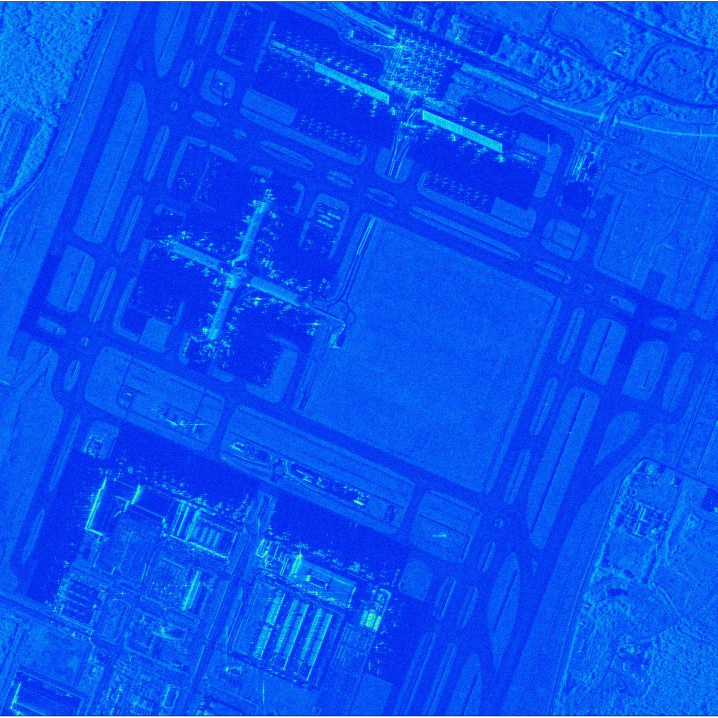
#> input picture python/Chapter6/ICEYE_Harris_1.jpg, 1435 x 1435 px (shown at 1/2 size)
$ jupyter execute harris_corner_example.ipynb   (text cells are left out)
#> lines starting #> are read from the running program, lines starting #| are printed output that depends on the picture; after the words box and inside, x2 and y2 are one past the last pixel; in counts of white or black regions, pixels touching at a corner belong together; pictures that were not available may be replaced by others from this repository, and a replacement may not be noted
[cell 1]
import cv2

import numpy as np

[cell 2]
def imshow(image, windowName, nx, ny):
    cv2.namedWindow(windowName, cv2.WINDOW_NORMAL)    # Create a new named window
    cv2.moveWindow(windowName, 0, 0)                  # Put window @ (0, 0)
    cv2.imshow(windowName, image)                     # Display the image
    cv2.resizeWindow(windowName, nx, ny)              # Resize the window

[cell 3]
image1 = cv2.imread('ICEYE_Harris_1.jpg')
#> image1 is the input picture: shape (1435, 1435, 3); mean B, G, R 240.5, 80.1, 8.5

image2 = cv2.imread('ICEYE_Harris_2.jpg')
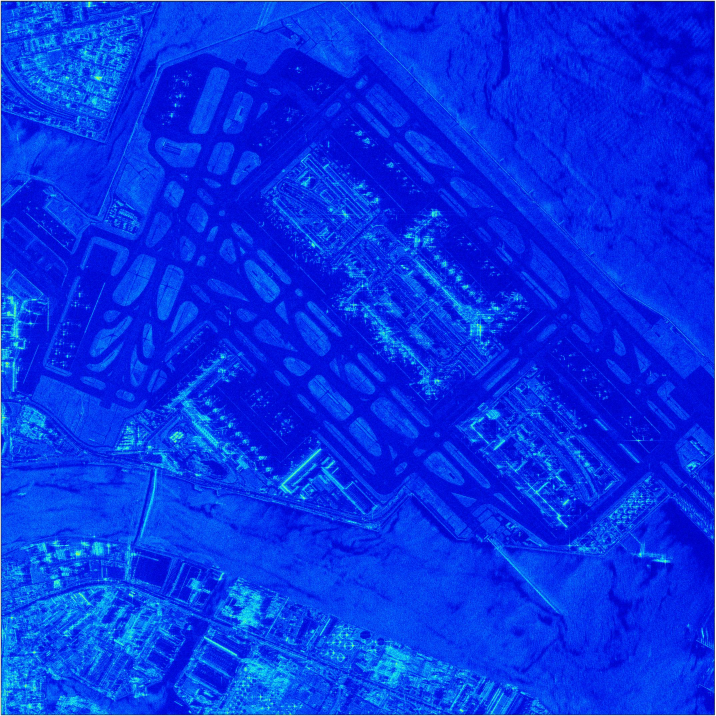
#> input picture python/Chapter6/ICEYE_ORB.jpg, 2147 x 2148 px, given in place of ICEYE_Harris_2.jpg, which was not available (shown at 1/3 size)
#> image2 is the input picture: shape (2148, 2147, 3); mean B, G, R 231.9, 49.9, 6.7

[cell 4]
image2_gray = cv2.cvtColor(image1, cv2.COLOR_BGR2GRAY).astype(np.float32)
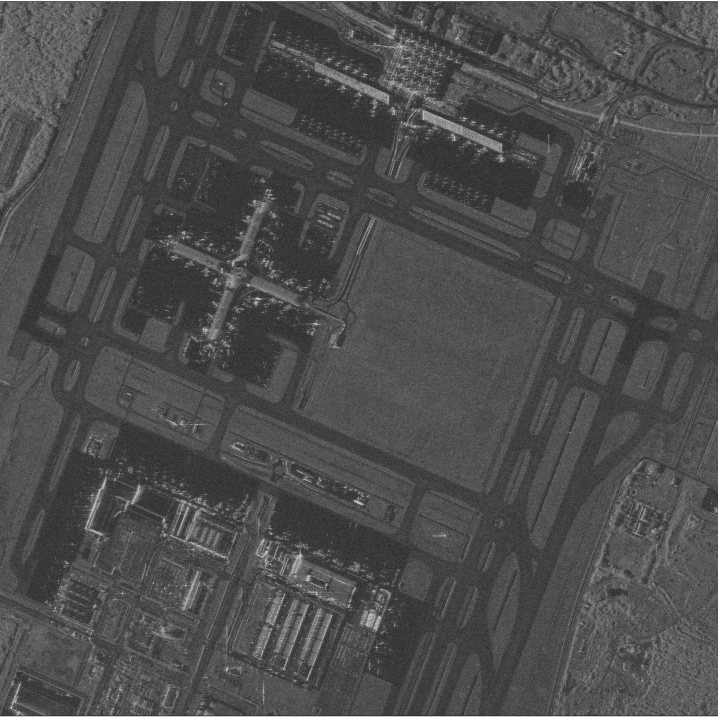
#> image2_gray: shape (1435, 1435) float32 (shown at 1/2 size); min 17, max 255, mean 77

image1_gray = cv2.cvtColor(image2, cv2.COLOR_BGR2GRAY).astype(np.float32)
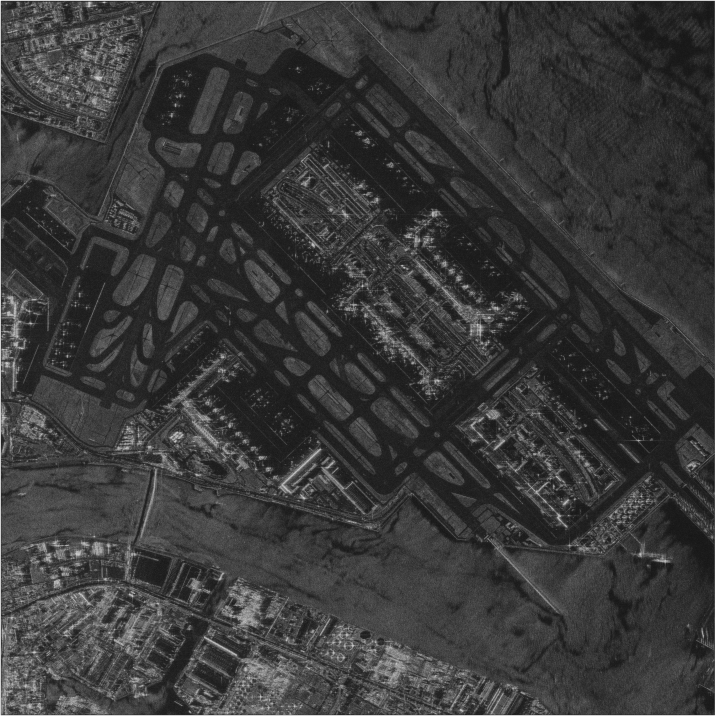
#> image1_gray: shape (2148, 2147) float32 (shown at 1/3 size); min 14, max 255, mean 57.7

[cell 5]
distance1 = cv2.cornerHarris(image1_gray, 2, 3, 0.04)
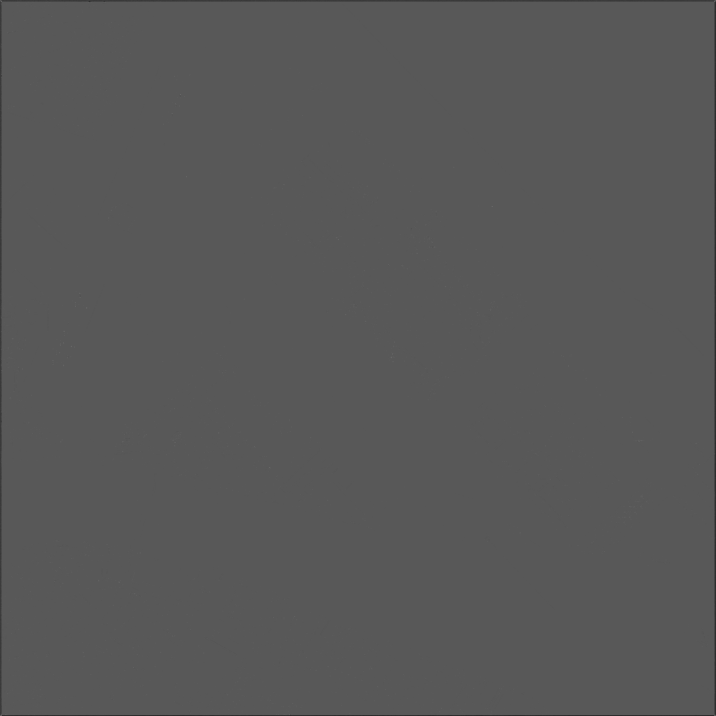
#> distance1: shape (2148, 2147) float32 (shown at 1/3 size); min -47606768, max 90142352, mean -104959.5; drawn with min black and max white

distance2 = cv2.cornerHarris(image2_gray, 2, 3, 0.04)
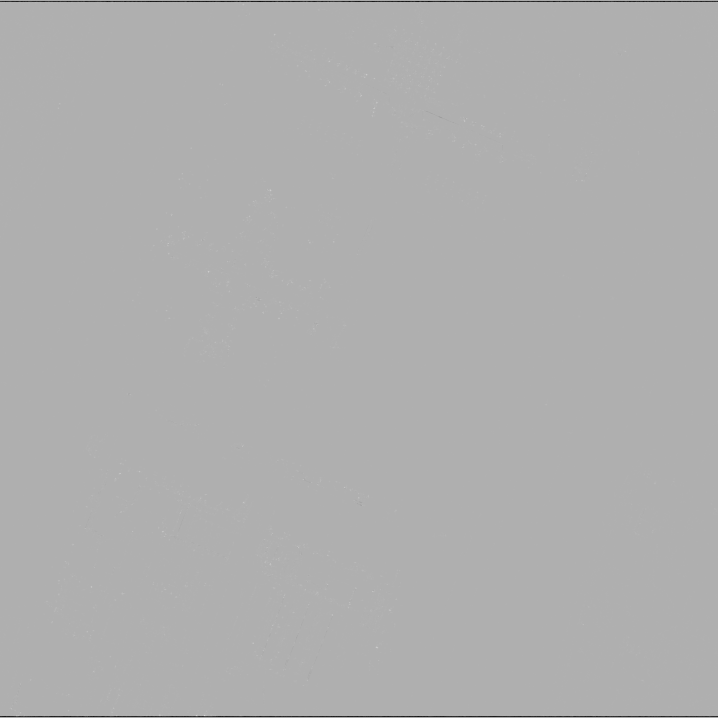
#> distance2: shape (1435, 1435) float32 (shown at 1/2 size); min -37481824, max 16889096, mean -71137.3; drawn with min black and max white

[cell 6]
distance1 = cv2.dilate(distance1, None)

distance2 = cv2.dilate(distance2, None)
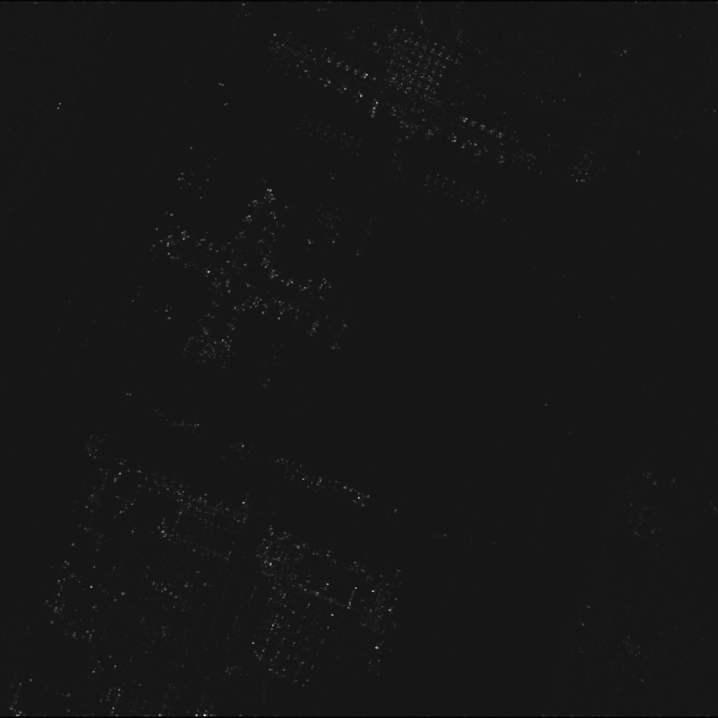
#> distance2: shape (1435, 1435) float32 (shown at 1/2 size); min -1592569.8, max 16889096, mean 52961.8; drawn with min black and max white

[cell 7]
image2[distance1 > 0.1 * distance1.max()] = [0, 0, 255]

image1[distance2 > 0.1 * distance2.max()] = [0, 0, 255]
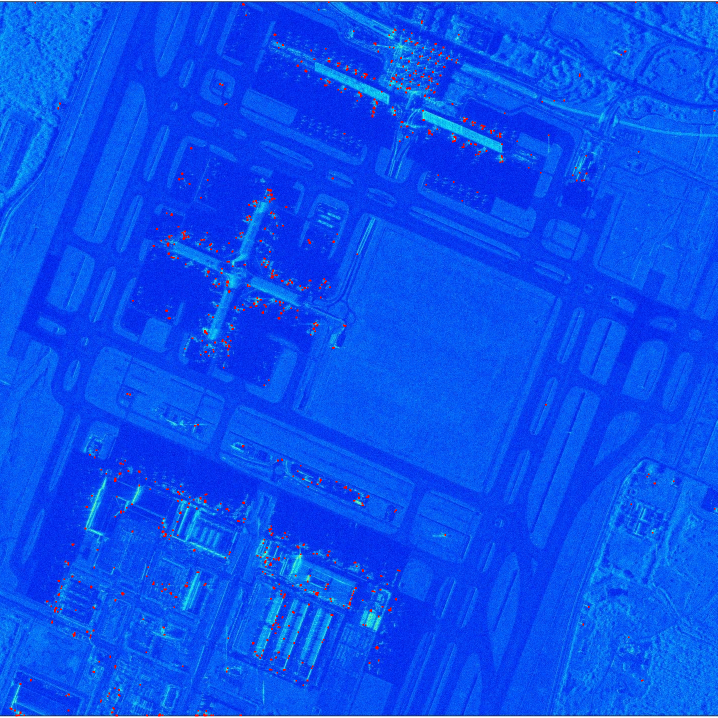
#> image1: shape (1435, 1435, 3) (shown at 1/2 size); 0.51% of pixels changed, all inside (x1, y1, x2, y2) = (19, 3, 1435, 1433)

[cell 8]
imshow(image1, 'Harris Corner Image 1', 600, 600)

imshow(image2, 'Harris Corner Image 2', 600, 600)
